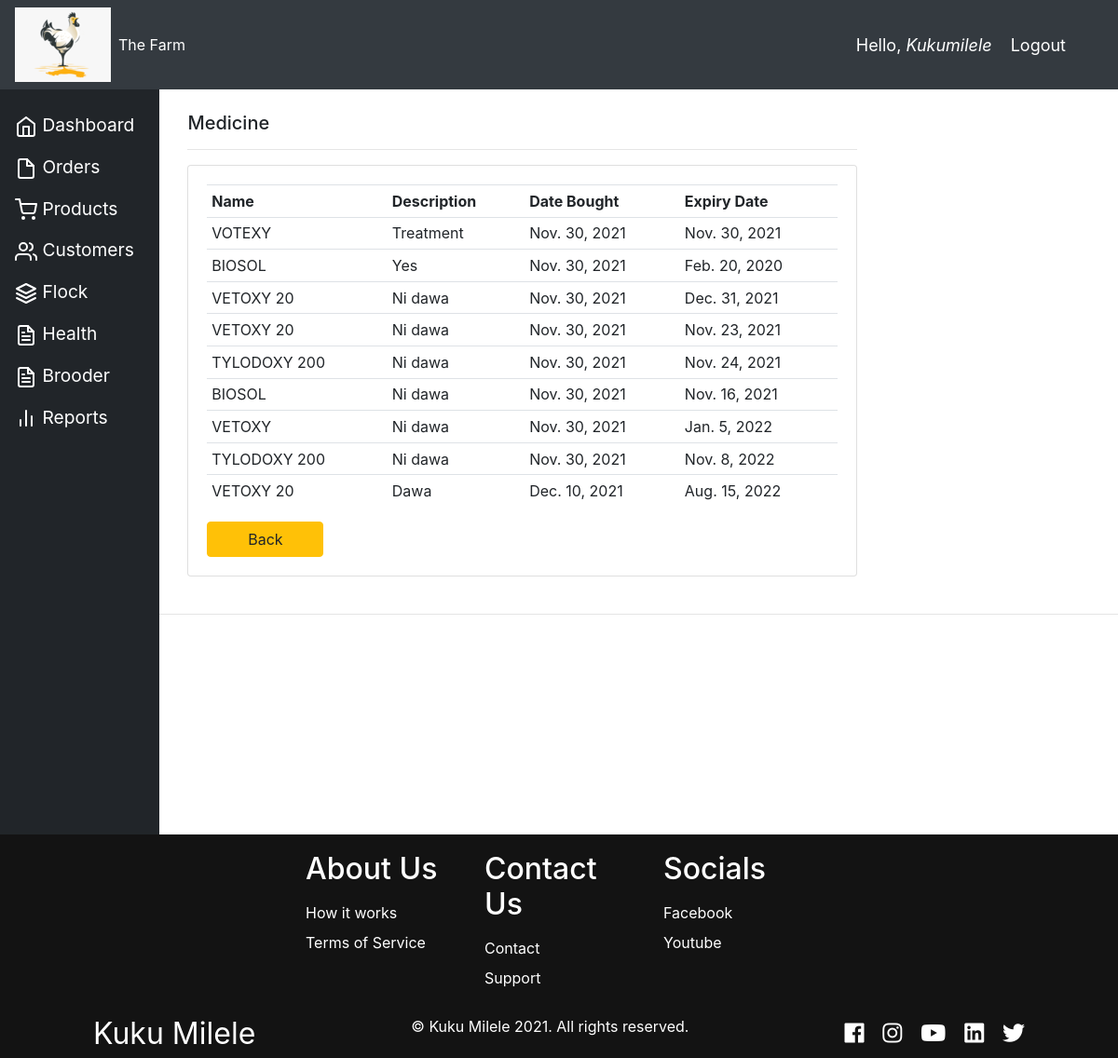
Page /medicine/ (signed in) on the committed database.
### accounts/models.py (models this page shows, shortened)
class Medicine(models.Model):
    medicine_name = models.CharField(max_length=100, null=True)
    medicine_description = models.TextField(null=True)
    medicine_price = models.FloatField(
        null=True, validators=[MinValueValidator(1.0)])
    date_med_bought = models.DateField(auto_now_add=True, null=True)
    expiry_date = models.DateField(null=True)

### accounts/decorators.py (the view)
        def wrapper_func(request, *args, **kwargs):
            group = None
            if request.user.groups.exists():
                group = request.user.groups.all()[0].name
            if group in allowed_roles:
                return view_func(request, *args, **kwargs)
            else:
                return HttpResponse('You are not authorized to view this page as per the decorator')

### accounts/views.py (called while the page is built)
@login_required(login_url="login")
@allowed_users(allowed_roles=["admin", "health"])
def medicine(request):
    medicine = Medicine.objects.all()
    context = {"medicine": medicine}
    return render(request, "accounts/medicine.html", context)

### accounts/templates/accounts/medicine.html (shortened to what this page needs)
{% extends 'accounts/main.html' %} {% block content %}
<div class="col-md-9">
  <br />
  <h5>Medicine</h5>
  <hr />
  <div class="card card-body">
    <table class="table table-sm">
      <tr>
        <th>Name</th>
        <th>Description</th>
        <th>Date Bought</th>
        <th>Expiry Date</th>
      </tr>
      {% for med in medicine %}
      <tr>
        <td>{{med.medicine_name}}</td>
        <td>{{med.medicine_description}}</td>
        <td>{{med.date_med_bought}}</td>
        <td>{{med.expiry_date}}</td>
      </tr>
      {% endfor %}
    </table>
    <a class="btn btn-warning" href="{% url 'home'  %}">Back</a>
  </div>
</div>
{% endblock%}

### accounts/templates/accounts/navbar.html (shortened to what this page needs)
{% load static %}
<nav class="navbar navbar-expand-lg navbar-dark bg-dark">
  <a href="{% url 'home' %}"
    ><img src="{% static 'images/logo.png' %}" alt=""
  /></a>
  <div class="collapse navbar-collapse" id="navbarNav">
    <ul class="navbar-nav">
      <li class="nav-item active">
        <a class="nav-link" href="{% url 'home' %}">The Farm</a>
      </li>
    </ul>
  </div>
  <span class="hello-msg">Hello,<i class="username"> {{request.user}}</i></span>
  <span class="hello-msg"
    ><a class="hello-msg" href="{% url 'logout' %}">Logout</a></span
  >
</nav>

### static/css/main.css (style rules this page uses)
*, html { scroll-behavior: smooth; }
body { background-color: #ebeff5; }

### accounts/templates/accounts/navbar.html (style rules this page uses)
.hello-msg { font-size: 18px; color: #fff; margin-right: 20px; }

### accounts/templates/accounts/medicine.html (style rules this page uses)
.btn-warning { width: 125px; }

### rows in the picture
Medicine: medicine_name "VOTEXY", medicine_description "Treatment", date_med_bought "Nov. 30, 2021", expiry_date "Nov. 30, 2021"
Medicine: medicine_name "BIOSOL", medicine_description "Yes", date_med_bought "Nov. 30, 2021", expiry_date "Feb. 20, 2020"
Medicine: medicine_name "VETOXY 20", medicine_description "Ni dawa", date_med_bought "Nov. 30, 2021", expiry_date "Dec. 31, 2021"
Medicine: medicine_name "VETOXY 20", medicine_description "Ni dawa", date_med_bought "Nov. 30, 2021", expiry_date "Nov. 23, 2021"
Medicine: medicine_name "TYLODOXY 200", medicine_description "Ni dawa", date_med_bought "Nov. 30, 2021", expiry_date "Nov. 24, 2021"
Medicine: medicine_name "BIOSOL", medicine_description "Ni dawa", date_med_bought "Nov. 30, 2021", expiry_date "Nov. 16, 2021"
Medicine: medicine_name "VETOXY", medicine_description "Ni dawa", date_med_bought "Nov. 30, 2021", expiry_date "Jan. 5, 2022"
Medicine: medicine_name "TYLODOXY 200", medicine_description "Ni dawa", date_med_bought "Nov. 30, 2021", expiry_date "Nov. 8, 2022"
Medicine: medicine_name "VETOXY 20", medicine_description "Dawa", date_med_bought "Dec. 10, 2021", expiry_date "Aug. 15, 2022"

### other values in the picture
{{ request.user }} "Kukumilele"
